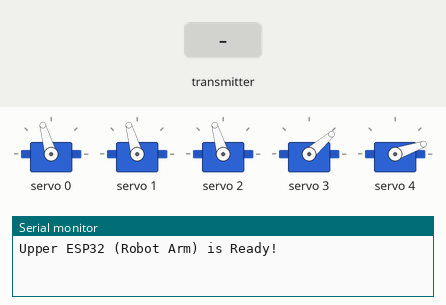
Bench run of a sketch on a simulated ESP32. Shown: 5 × servo, the last lines printed to the serial monitor. Inputs (shaded band) come from the test bench.

Above: at 1.2 s.
1.3 s: the transmitter starts sending command = TURN_LEFT_RM
At 2.8 s:
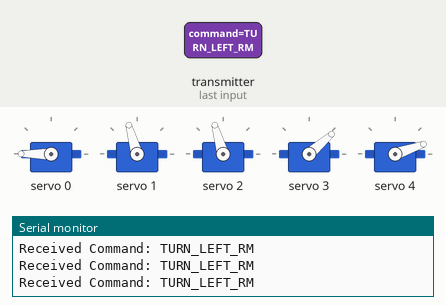
3.5 s: the transmitter starts sending command = EXTEND
At 4.5 s:
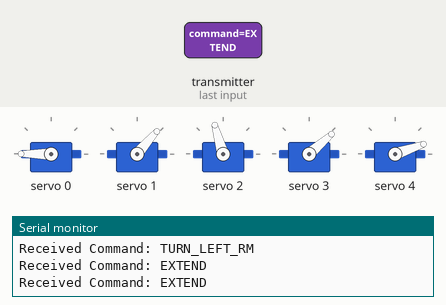
5.6 s: the transmitter starts sending command = RESTACK
At 5.84 s:
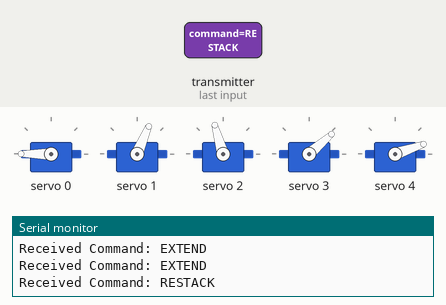
7.8 s: the transmitter starts sending command = UPPER
At 10.0 s:
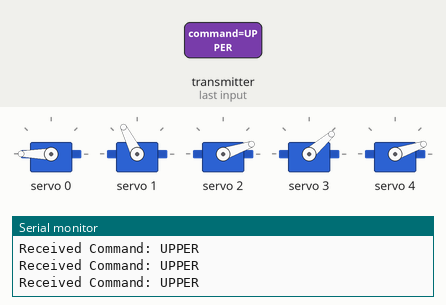
10.3 s: the transmitter starts sending command = LOWER
At 10.53 s:
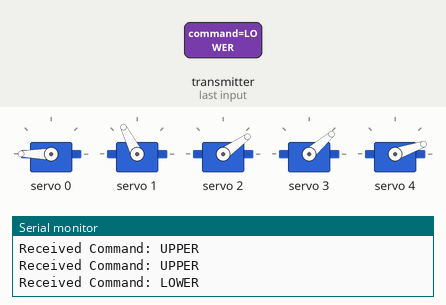
12.8 s: the transmitter starts sending command = UPPER_G
At 14.8 s:
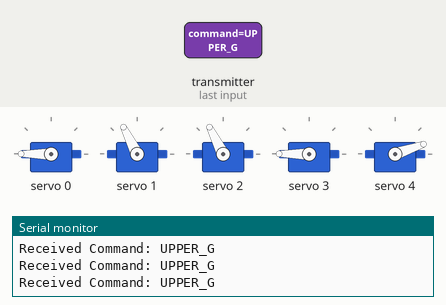
Timing chart, 0 to 16.3 s (numbered marks = the images above; inputs shaded):
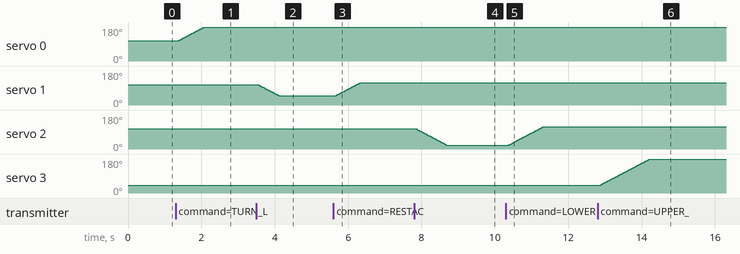

Measured:
- after the input at 1.3 s, servo 0: moves from 106° to 180° over 0.71 s, starting after 0.06 s
- after the input at 3.5 s, servo 1: moves from 106° to 49° over 0.54 s, starting after 0.06 s
- after the input at 5.6 s, servo 1: moves from 49° to 117° over 0.65 s, starting after 0.08 s
- after the input at 7.8 s, servo 2: moves from 106° to 19° over 0.83 s, starting after 0.07 s
- after the input at 10.3 s, servo 2: moves from 19° to 117° over 0.95 s, starting after 0.06 s
- after the input at 12.8 s, servo 3: moves from 41° to 180° over 1.3 s, starting after 0.07 s

The sketch:

RobotArm.ino
```cpp
#include <Arduino.h>
#include <WiFi.h>
#include <esp_now.h>
#include <Wire.h>
#include <Adafruit_PWMServoDriver.h>

Adafruit_PWMServoDriver idektep = Adafruit_PWMServoDriver(0x40);
#define SERVOMIN 155
#define SERVOMAX 650

#define servo1 0
#define servo2 1
#define servo3 2
#define servo4 3
#define servo5 4

int delay_value = 10;
int Home = 0;

int pos1 = 90;
int pos2 = 90;
int pos3 = 90;
int pos4 = 30;
int pos5 = 10;

String hold_flag = "99";

// โครงสร้างกล่องข้อความสำหรับรับคำสั่ง
typedef struct struct_message {
  char command[15];
} struct_message;

struct_message myData;

int angleToPulse(int ang) {
  int pulse = map(ang, 0, 180, SERVOMIN, SERVOMAX);
  return pulse;
}

// ฟังก์ชัน Callback ทำงานอัตโนมัติเมื่อได้รับข้อมูลจากบอร์ดล่าง
void OnDataRecv(const uint8_t * mac, const uint8_t *incomingData, int len) {
  memcpy(&myData, incomingData, sizeof(myData));
  hold_flag = String(myData.command);

  Serial.print("Received Command: ");
  Serial.println(hold_flag);
}

void setup() {
  Serial.begin(115200);
  idektep.begin();
  idektep.setPWMFreq(60);

  WiFi.mode(WIFI_STA);

  if (esp_now_init() != ESP_OK) {
    Serial.println("Error initializing ESP-NOW");
    return;
  }

  esp_now_register_recv_cb(OnDataRecv);

  pos1 = 90; pos2 = 90; pos3 = 90; pos4 = 30; pos5 = 10;

  idektep.setPWM(servo1, 0, angleToPulse(pos1));
  idektep.setPWM(servo2, 0, angleToPulse(pos2));
  idektep.setPWM(servo3, 0, angleToPulse(pos3));
  idektep.setPWM(servo4, 0, angleToPulse(pos4));
  idektep.setPWM(servo5, 0, angleToPulse(pos5));

  Serial.println("Upper ESP32 (Robot Arm) is Ready!");
}

void loop() {
  processRobotArmMovement();
}
```

Home_Position.ino
```cpp
void setServoHome(int& pos, int targetPos, int servo) {
  if (pos < targetPos) {
    pos++;
  } else if (pos > targetPos) {
    pos--;
  }
  idektep.setPWM(servo, 0, angleToPulse(pos));
  delay(1);
}

void HomePos() {
  Home = 1;
  if (Home == 1) {
    setServoHome(pos1, 90, servo1);
    setServoHome(pos2, 90, servo2);
    setServoHome(pos3, 90, servo3);
    setServoHome(pos4, 30, servo4);
    setServoHome(pos5, 10, servo5);
  }
}
```

Process_Control.ino
```cpp
//--------------------------------------------------------------Robot Arm Control Function----------------------------------------------------------------//
void processRobotArmMovement() {
  if (hold_flag == "TURN_RIGHT_RM") {
    M1_2();
  } else if (hold_flag == "TURN_LEFT_RM") {
    M1_1();
  } else if (hold_flag == "EXTEND") {
    M2_1();
  } else if (hold_flag == "RESTACK") {
    M2_2();
  } else if (hold_flag == "UPPER") {
    M3_1();
  } else if (hold_flag == "LOWER") {
    M3_2();
  } else if (hold_flag == "UPPER_G") {
    M4_2();
  } else if (hold_flag == "LOWER_G") {
    M4_1();
  } else if (hold_flag == "GRIP") {
    M5_2();
  } else if (hold_flag == "UN_GRIP") {
    M5_1();
  } else if (hold_flag == "home") {
    HomePos();
  }
}
```

Servo_Functions.ino
```cpp
//-----------------------------------------------Servo1 Function--------------------------------------------------//
void M1_1() {
  pos1++;
  delay(delay_value);
  idektep.setPWM(servo1, 0, angleToPulse(pos1));
  if (pos1 >= 180) {
    pos1 = 180;
    idektep.setPWM(servo1, 0, angleToPulse(pos1));
  }
}
void M1_2() {
  pos1--;
  delay(delay_value);
  idektep.setPWM(servo1, 0, angleToPulse(pos1));
  if (pos1 <= 0) {
    pos1 = 0;
    idektep.setPWM(servo1, 0, angleToPulse(pos1));
  }
}

//-----------------------------------------------Servo2 Function--------------------------------------------------//
void M2_1() {
  pos2--;
  delay(delay_value);
  idektep.setPWM(servo2, 0, angleToPulse(pos2));
  if (pos2 <= 38 ) {
    pos2 = 38;
    idektep.setPWM(servo2, 0, angleToPulse(pos2));
  }
}
void M2_2() {
  pos2++;
  delay(delay_value);
  idektep.setPWM(servo2, 0, angleToPulse(pos2));
  if (pos2 >= 100 ) {
    pos2 = 100;
    idektep.setPWM(servo2, 0, angleToPulse(pos2));
  }
}

//-----------------------------------------------Servo3 Function--------------------------------------------------//
void M3_1() {
  pos3--;
  delay(delay_value);
  idektep.setPWM(servo3, 0, angleToPulse(pos3));
  if (pos3 <= 10) {
    pos3 = 10;
    idektep.setPWM(servo3, 0, angleToPulse(pos3));
  }
}
void M3_2() {
  pos3++;
  delay(delay_value);
  idektep.setPWM(servo3, 0, angleToPulse(pos3));
  if (pos3 >= 100) {
    pos3 = 100;
    idektep.setPWM(servo3, 0, angleToPulse(pos3));
  }
}

//-----------------------------------------------servo4 Function--------------------------------------------------//
void M4_1() {
  pos4--;
  delay(delay_value);
  idektep.setPWM(servo4, 0, angleToPulse(pos4));
  if (pos4 <= 30) {
    pos4 = 30;
    idektep.setPWM(servo4, 0, angleToPulse(pos4));
  }
}
void M4_2() {
  pos4++;
  delay(delay_value);
  idektep.setPWM(servo4, 0, angleToPulse(pos4));
  if (pos4 >= 180) {
    pos4 = 180;
    idektep.setPWM(servo4, 0, angleToPulse(pos4));
  }
}

//-----------------------------------------------servo5 Function--------------------------------------------------//
void M5_1() {
  pos5++;
  delay(delay_value);
  idektep.setPWM(servo5, 0, angleToPulse(pos5));
  if (pos5 >= 130) {
    pos5 = 130;
    idektep.setPWM(servo5, 0, angleToPulse(pos5));
  }
}
void M5_2() {
  pos5--;
  delay(delay_value);
  idektep.setPWM(servo5, 0, angleToPulse(pos5));
  if (pos5 <= 10) {
    pos5 = 10;
    idektep.setPWM(servo5, 0, angleToPulse(pos5));
  }
}
```
